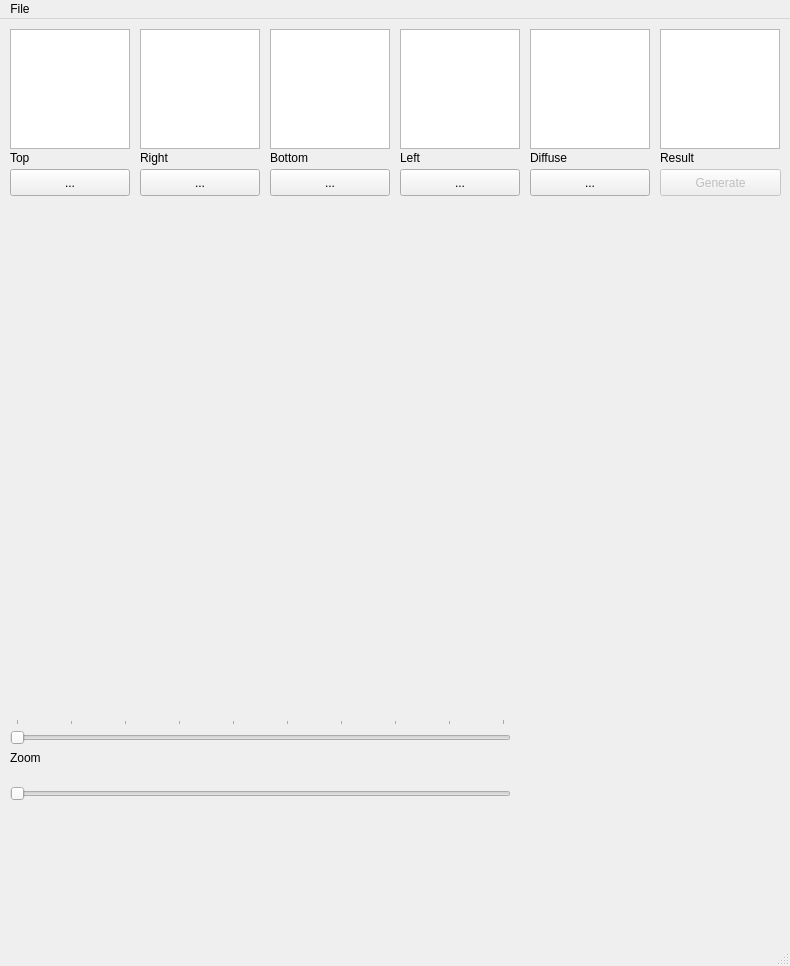
<?xml version="1.0" encoding="UTF-8"?>
<ui version="4.0">
 <class>MainWindow</class>
 <widget class="QMainWindow" name="MainWindow">
  <property name="geometry">
   <rect>
    <x>0</x>
    <y>0</y>
    <width>790</width>
    <height>966</height>
   </rect>
  </property>
  <property name="contextMenuPolicy">
   <enum>Qt::NoContextMenu</enum>
  </property>
  <property name="windowTitle">
   <string>Normal Map Generator</string>
  </property>
  <widget class="QWidget" name="centralWidget">
   <widget class="QGraphicsView" name="topView">
    <property name="geometry">
     <rect>
      <x>10</x>
      <y>10</y>
      <width>120</width>
      <height>120</height>
     </rect>
    </property>
    <property name="backgroundBrush">
     <brush brushstyle="SolidPattern">
      <color alpha="255">
       <red>0</red>
       <green>0</green>
       <blue>0</blue>
      </color>
     </brush>
    </property>
   </widget>
   <widget class="QGraphicsView" name="rightView">
    <property name="geometry">
     <rect>
      <x>140</x>
      <y>10</y>
      <width>120</width>
      <height>120</height>
     </rect>
    </property>
    <property name="backgroundBrush">
     <brush brushstyle="SolidPattern">
      <color alpha="255">
       <red>0</red>
       <green>0</green>
       <blue>0</blue>
      </color>
     </brush>
    </property>
   </widget>
   <widget class="QGraphicsView" name="bottomView">
    <property name="geometry">
     <rect>
      <x>270</x>
      <y>10</y>
      <width>120</width>
      <height>120</height>
     </rect>
    </property>
    <property name="backgroundBrush">
     <brush brushstyle="SolidPattern">
      <color alpha="255">
       <red>0</red>
       <green>0</green>
       <blue>0</blue>
      </color>
     </brush>
    </property>
   </widget>
   <widget class="QGraphicsView" name="leftView">
    <property name="geometry">
     <rect>
      <x>400</x>
      <y>10</y>
      <width>120</width>
      <height>120</height>
     </rect>
    </property>
    <property name="backgroundBrush">
     <brush brushstyle="SolidPattern">
      <color alpha="255">
       <red>0</red>
       <green>0</green>
       <blue>0</blue>
      </color>
     </brush>
    </property>
   </widget>
   <widget class="QGraphicsView" name="resultView">
    <property name="geometry">
     <rect>
      <x>660</x>
      <y>10</y>
      <width>120</width>
      <height>120</height>
     </rect>
    </property>
    <property name="backgroundBrush">
     <brush brushstyle="SolidPattern">
      <color alpha="255">
       <red>0</red>
       <green>0</green>
       <blue>0</blue>
      </color>
     </brush>
    </property>
   </widget>
   <widget class="QLabel" name="topLabel">
    <property name="geometry">
     <rect>
      <x>10</x>
      <y>130</y>
      <width>67</width>
      <height>17</height>
     </rect>
    </property>
    <property name="text">
     <string>Top</string>
    </property>
   </widget>
   <widget class="QLabel" name="rightLabel">
    <property name="geometry">
     <rect>
      <x>140</x>
      <y>130</y>
      <width>67</width>
      <height>17</height>
     </rect>
    </property>
    <property name="text">
     <string>Right</string>
    </property>
   </widget>
   <widget class="QLabel" name="bottomLabel">
    <property name="geometry">
     <rect>
      <x>270</x>
      <y>130</y>
      <width>67</width>
      <height>17</height>
     </rect>
    </property>
    <property name="text">
     <string>Bottom</string>
    </property>
   </widget>
   <widget class="QLabel" name="leftLabel">
    <property name="geometry">
     <rect>
      <x>400</x>
      <y>130</y>
      <width>67</width>
      <height>17</height>
     </rect>
    </property>
    <property name="text">
     <string>Left</string>
    </property>
   </widget>
   <widget class="QLabel" name="resultLabel">
    <property name="geometry">
     <rect>
      <x>660</x>
      <y>130</y>
      <width>67</width>
      <height>17</height>
     </rect>
    </property>
    <property name="text">
     <string>Result</string>
    </property>
   </widget>
   <widget class="QPushButton" name="generateButton">
    <property name="enabled">
     <bool>false</bool>
    </property>
    <property name="geometry">
     <rect>
      <x>660</x>
      <y>150</y>
      <width>121</width>
      <height>27</height>
     </rect>
    </property>
    <property name="text">
     <string>Generate</string>
    </property>
   </widget>
   <widget class="QPushButton" name="topFileButton">
    <property name="geometry">
     <rect>
      <x>10</x>
      <y>150</y>
      <width>120</width>
      <height>27</height>
     </rect>
    </property>
    <property name="text">
     <string>...</string>
    </property>
   </widget>
   <widget class="QPushButton" name="rightFileButton">
    <property name="geometry">
     <rect>
      <x>140</x>
      <y>150</y>
      <width>120</width>
      <height>27</height>
     </rect>
    </property>
    <property name="text">
     <string>...</string>
    </property>
   </widget>
   <widget class="QPushButton" name="bottomFileButton">
    <property name="geometry">
     <rect>
      <x>270</x>
      <y>150</y>
      <width>120</width>
      <height>27</height>
     </rect>
    </property>
    <property name="text">
     <string>...</string>
    </property>
   </widget>
   <widget class="QPushButton" name="leftFileButton">
    <property name="geometry">
     <rect>
      <x>400</x>
      <y>150</y>
      <width>120</width>
      <height>27</height>
     </rect>
    </property>
    <property name="text">
     <string>...</string>
    </property>
   </widget>
   <widget class="FragmentPane" name="oglWidget" native="true">
    <property name="geometry">
     <rect>
      <x>10</x>
      <y>190</y>
      <width>500</width>
      <height>500</height>
     </rect>
    </property>
   </widget>
   <widget class="QGraphicsView" name="diffuseView">
    <property name="geometry">
     <rect>
      <x>530</x>
      <y>10</y>
      <width>120</width>
      <height>120</height>
     </rect>
    </property>
    <property name="backgroundBrush">
     <brush brushstyle="SolidPattern">
      <color alpha="255">
       <red>0</red>
       <green>0</green>
       <blue>0</blue>
      </color>
     </brush>
    </property>
   </widget>
   <widget class="QLabel" name="diffuseLabel">
    <property name="geometry">
     <rect>
      <x>530</x>
      <y>130</y>
      <width>67</width>
      <height>17</height>
     </rect>
    </property>
    <property name="text">
     <string>Diffuse</string>
    </property>
   </widget>
   <widget class="QPushButton" name="diffuseFileButton">
    <property name="geometry">
     <rect>
      <x>530</x>
      <y>150</y>
      <width>120</width>
      <height>27</height>
     </rect>
    </property>
    <property name="text">
     <string>...</string>
    </property>
   </widget>
   <widget class="QSlider" name="horizontalSlider">
    <property name="geometry">
     <rect>
      <x>10</x>
      <y>700</y>
      <width>501</width>
      <height>29</height>
     </rect>
    </property>
    <property name="minimum">
     <number>1</number>
    </property>
    <property name="maximum">
     <number>10</number>
    </property>
    <property name="pageStep">
     <number>1</number>
    </property>
    <property name="value">
     <number>1</number>
    </property>
    <property name="orientation">
     <enum>Qt::Horizontal</enum>
    </property>
    <property name="invertedAppearance">
     <bool>false</bool>
    </property>
    <property name="tickPosition">
     <enum>QSlider::TicksAbove</enum>
    </property>
    <property name="tickInterval">
     <number>1</number>
    </property>
   </widget>
   <widget class="QLabel" name="label">
    <property name="geometry">
     <rect>
      <x>10</x>
      <y>730</y>
      <width>62</width>
      <height>17</height>
     </rect>
    </property>
    <property name="text">
     <string>Zoom</string>
    </property>
   </widget>
   <widget class="QSlider" name="horizontalSlider_2">
    <property name="geometry">
     <rect>
      <x>10</x>
      <y>760</y>
      <width>501</width>
      <height>29</height>
     </rect>
    </property>
    <property name="orientation">
     <enum>Qt::Horizontal</enum>
    </property>
   </widget>
  </widget>
  <widget class="QMenuBar" name="menuBar">
   <property name="geometry">
    <rect>
     <x>0</x>
     <y>0</y>
     <width>790</width>
     <height>25</height>
    </rect>
   </property>
   <widget class="QMenu" name="menuNormal_Map_Generator">
    <property name="title">
     <string>File</string>
    </property>
    <addaction name="actionNew"/>
    <addaction name="separator"/>
    <addaction name="actionSave"/>
    <addaction name="actionSave_As"/>
    <addaction name="separator"/>
    <addaction name="actionBatch_Convert"/>
    <addaction name="actionOpen"/>
    <addaction name="separator"/>
    <addaction name="actionExit"/>
   </widget>
   <addaction name="menuNormal_Map_Generator"/>
  </widget>
  <widget class="QStatusBar" name="statusBar"/>
  <action name="actionNew">
   <property name="text">
    <string>New</string>
   </property>
  </action>
  <action name="actionSave">
   <property name="text">
    <string>Save</string>
   </property>
  </action>
  <action name="actionSave_As">
   <property name="text">
    <string>Save As</string>
   </property>
  </action>
  <action name="actionOpen">
   <property name="text">
    <string>Open</string>
   </property>
  </action>
  <action name="actionExit">
   <property name="text">
    <string>Exit</string>
   </property>
  </action>
  <action name="actionBatch_Convert">
   <property name="text">
    <string>Batch Convert</string>
   </property>
  </action>
 </widget>
 <layoutdefault spacing="6" margin="11"/>
 <customwidgets>
  <customwidget>
   <class>FragmentPane</class>
   <extends>QWidget</extends>
   <header>fragmentpane.h</header>
   <container>1</container>
   <slots>
    <slot>slotZoomFactorChange(int)</slot>
   </slots>
  </customwidget>
 </customwidgets>
 <resources/>
 <connections>
  <connection>
   <sender>horizontalSlider</sender>
   <signal>valueChanged(int)</signal>
   <receiver>oglWidget</receiver>
   <slot>slotZoomFactorChange(int)</slot>
   <hints>
    <hint type="sourcelabel">
     <x>139</x>
     <y>739</y>
    </hint>
    <hint type="destinationlabel">
     <x>142</x>
     <y>685</y>
    </hint>
   </hints>
  </connection>
 </connections>
</ui>
